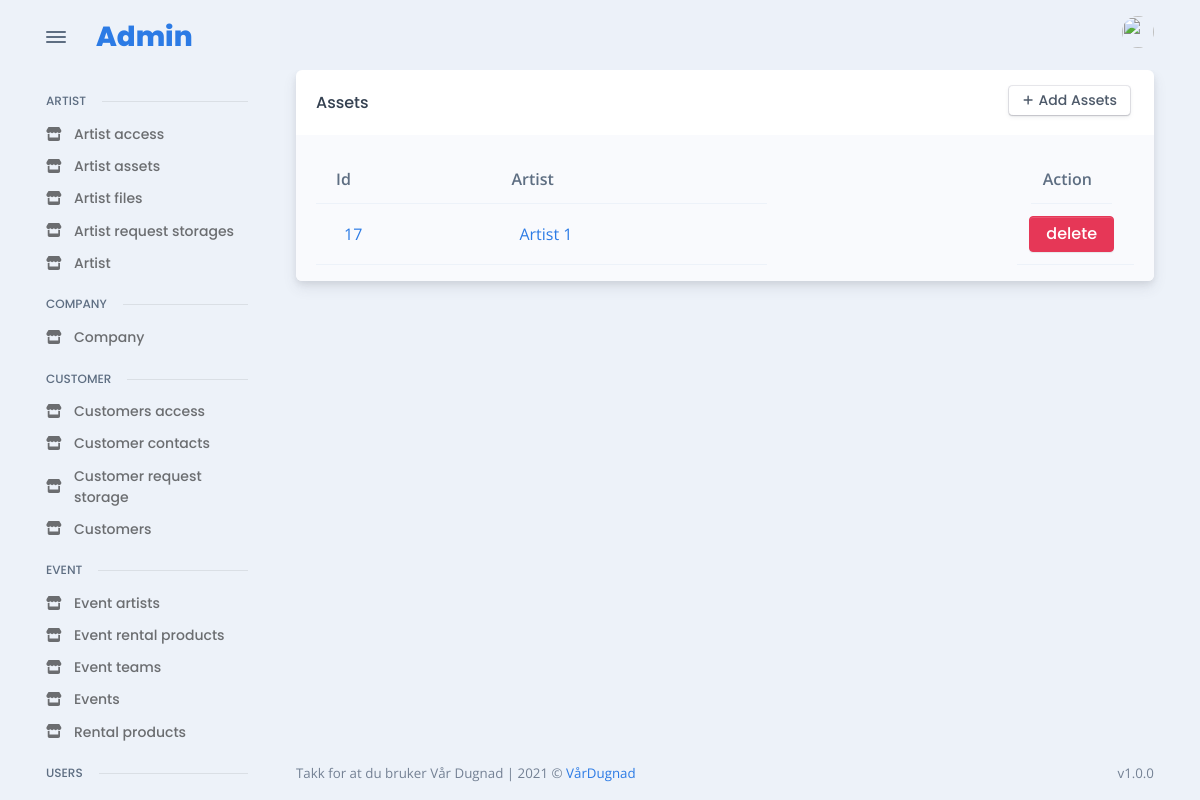
Page /admin_site/artist/all_assets/ (signed in) on the earlier database version.
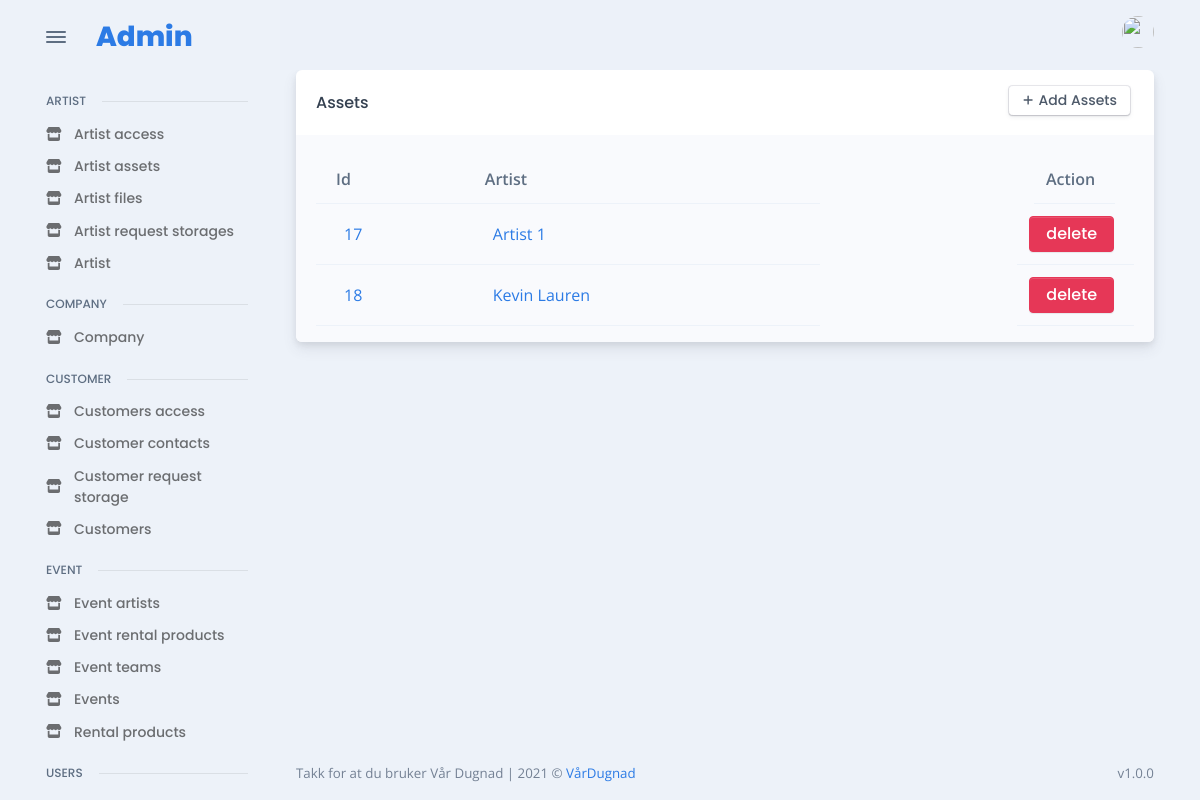
Same page on the later database version.
### artist/models.py (models this page shows, shortened)
class ArtistAssets(models.Model):
    artist = models.ForeignKey(
        Artist, verbose_name="artist_access", on_delete=models.CASCADE
    )
    file = models.ManyToManyField(ArtistFile)
    credit = models.CharField("credit", max_length=255)

class Artist(models.Model):
    name = models.CharField("name", max_length=255, unique=True)
    technical_raider = RichTextField("technical raider")
    hospitality_raider = RichTextField("technical raider")
    active = models.BooleanField(default=True)

### admin_app/admin_artist/views.py (the view)
# urls.py: path("all_assets/", ArtistAssetsListView.as_view(), name="admin_get_all_artist_assets"),
class ArtistAssetsListView(LoginRequiredMixin, ListView):
    model = ArtistAssets
    template_name = "admin/pages/artist/assets/all.html"
    context_object_name = 'assets'

### templates/admin/pages/artist/assets/all.html (shortened to what this page needs)
{% extends 'base/admin_base.html' %}
{% load static %}
{% load widget_tweaks %}
{% block content %}
<div class="card">
  <div class="card-header">
    <div class="row flex-between-center">
      <div class="col-4 col-sm-auto d-flex align-items-center pe-0">
        <h5 class="fs-0 mb-0 text-nowrap py-2 py-xl-0">Assets</h5>
      </div>
      <div class="col-8 col-sm-auto text-end ps-2">
        <a href="{% url 'admin_add_new_artist_assets' %}" class="btn btn-falcon-default btn-sm me-1 mb-1">
          <span class="fas fa-plus me-1" data-fa-transform="shrink-3"></span>Add Assets
        </a>
      </div>
    </div>
  </div>
  <div class="card-body bg-light pb-0">
    <div class="table-responsive scrollbar">
      {% if assets|length %}
      <table class="table  table-striped overflow-hidden">
        <thead>
          <tr >
            <th scope="col">Id</th>
            <th scope="col">Artist</th>
            <th style="float:right; margin-right: 6%;"   scope="col">Action</th>
          </tr>
        </thead>
        <tbody>
          {% for asset in assets %}
          <tr class="align-middle" >
            <td class="text-nowrap">
              <div class="d-flex align-items-center">
                <div class="ms-2"><a href="{% url 'admin_change_details_artist_assets' asset.id %}">{{asset.id}}</a></div>
              </div>
            </td>
            <td class="text-nowrap">
              <div class="d-flex align-items-center">
                <div class="ms-2"><a href="{% url 'admin_change_details_artist' asset.artist.id %}">{{asset.artist.name}}</a></div>
              </div>
            </td>
            <td style="float:right" ><a class="btn btn-danger"  href="{% url 'admin_admin_delete_artist_assets' asset.id %}">delete</a></tr>
          {% endfor %}
        </tbody>
      </table>
      {% else %}
          <p>There is no assets yet, try to add some</p>
      {% endif %}
    </div>
  </div>
  </div>
{% endblock %}

Differences in the rows shown:
added ArtistAssets: id "18", artist.name "Kevin Lauren"
